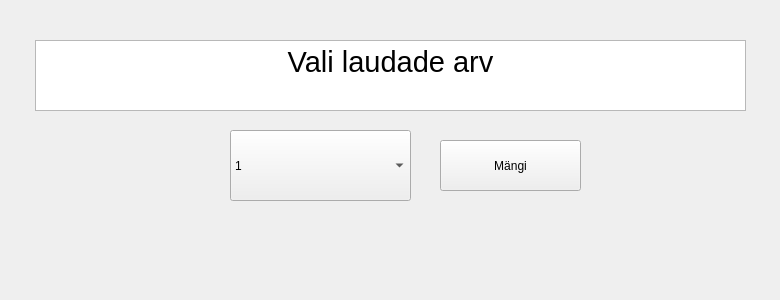
<?xml version="1.0" encoding="UTF-8"?>
<ui version="4.0">
 <class>ValikuteLeht</class>
 <widget class="QWidget" name="ValikuteLeht">
  <property name="geometry">
   <rect>
    <x>0</x>
    <y>0</y>
    <width>780</width>
    <height>300</height>
   </rect>
  </property>
  <property name="windowTitle">
   <string>Form</string>
  </property>
  <property name="styleSheet">
   <string notr="true"/>
  </property>
  <widget class="QComboBox" name="comboBox">
   <property name="geometry">
    <rect>
     <x>230</x>
     <y>130</y>
     <width>181</width>
     <height>71</height>
    </rect>
   </property>
   <item>
    <property name="text">
     <string>1</string>
    </property>
   </item>
   <item>
    <property name="text">
     <string>2</string>
    </property>
   </item>
   <item>
    <property name="text">
     <string>3</string>
    </property>
   </item>
   <item>
    <property name="text">
     <string>4</string>
    </property>
   </item>
   <item>
    <property name="text">
     <string>5</string>
    </property>
   </item>
  </widget>
  <widget class="QPushButton" name="pushButton">
   <property name="geometry">
    <rect>
     <x>440</x>
     <y>140</y>
     <width>141</width>
     <height>51</height>
    </rect>
   </property>
   <property name="text">
    <string>Mängi</string>
   </property>
  </widget>
  <widget class="QTextBrowser" name="textBrowser">
   <property name="geometry">
    <rect>
     <x>35</x>
     <y>40</y>
     <width>711</width>
     <height>71</height>
    </rect>
   </property>
   <property name="focusPolicy">
    <enum>Qt::NoFocus</enum>
   </property>
   <property name="html">
    <string>&lt;!DOCTYPE HTML PUBLIC &quot;-//W3C//DTD HTML 4.0//EN&quot; &quot;http://www.w3.org/TR/REC-html40/strict.dtd&quot;&gt;
&lt;html&gt;&lt;head&gt;&lt;meta name=&quot;qrichtext&quot; content=&quot;1&quot; /&gt;&lt;meta charset=&quot;utf-8&quot; /&gt;&lt;style type=&quot;text/css&quot;&gt;
p, li { white-space: pre-wrap; }
hr { height: 1px; border-width: 0; }
li.unchecked::marker { content: &quot;\2610&quot;; }
li.checked::marker { content: &quot;\2612&quot;; }
&lt;/style&gt;&lt;/head&gt;&lt;body style=&quot; font-family:'Segoe UI'; font-size:9pt; font-weight:400; font-style:normal;&quot;&gt;
&lt;p align=&quot;center&quot; style=&quot; margin-top:0px; margin-bottom:0px; margin-left:0px; margin-right:0px; -qt-block-indent:0; text-indent:0px;&quot;&gt;&lt;span style=&quot; font-size:22pt;&quot;&gt;Vali laudade arv&lt;/span&gt;&lt;/p&gt;&lt;/body&gt;&lt;/html&gt;</string>
   </property>
  </widget>
 </widget>
 <resources/>
 <connections/>
</ui>
